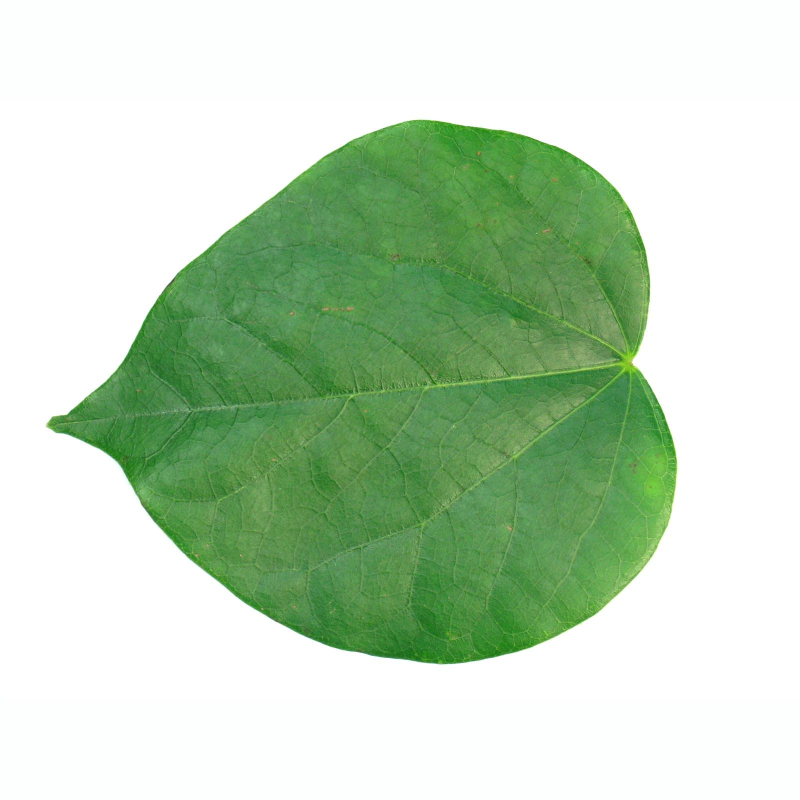
#> input picture uploaded_image.jpg, 1600 x 1600 px (shown at 1/2 size)
$ python -i leaf_utils.py   (imports and definitions only)
#> lines starting #> are read from the running program, lines starting #| are printed output that depends on the picture
import cv2
import numpy as np
from PIL import Image
from io import BytesIO
import math

class LeafImageProcessor:

    # [69 lines left out: functions get_background_color, resize_image_for_display, resize_image_for_display1, rotate_image, preprocess_image, extract_leaf_border, not called in this run]

    @staticmethod
    def split_horizontally(image):
        width, height = image.size
        midpoint = height // 2
        upper_crop = image.crop((0, 0, width, midpoint))
        lower_crop = image.crop((0, midpoint, width, height))
        return LeafImageProcessor.imageBanding_new(upper_crop),LeafImageProcessor.imageBanding_new(lower_crop)

    # [9 lines left out: function imageBanding, not called in this run]

    @staticmethod
    def imageBanding_new(img):
        if isinstance(img, np.ndarray):
            img = Image.fromarray(img)
        width, height = img.size
        diagonal = int(math.sqrt(width**2 + height**2))
        if width > height:
            padding = diagonal - width
        else:
            padding = diagonal - height
        new_size = max(width, height) + padding
        dominant_color = LeafImageProcessor.get_background_color(img)
        new_image = Image.new("RGB", (new_size, new_size), dominant_color)
        new_image.paste(img, ((new_size - width) // 2, (new_size - height) // 2))
        return new_image

    # [21 lines left out: functions split_vertically, split_leaf_border, convert_to_bytes, not called in this run]

    @staticmethod
    def get_background_color(image):
        image = image.convert("RGB")
        corners = [
        image.getpixel((0, 0)),  # Top-left
        image.getpixel((image.width - 1, 0)),  # Top-right
        image.getpixel((0, image.height - 1)),  # Bottom-left
        image.getpixel((image.width - 1, image.height - 1))  # Bottom-right
        ]
        avg_color = tuple(
        sum(corner[i] for corner in corners) // len(corners) for i in range(3)
    )
        return avg_color

    # [9 lines of commented-out code are left out]

    # [26 lines left out: functions preprocess_for_model_old, preprocess_for_model, saveImageFile, not called in this run]


>>> from PIL import Image
>>> picture = Image.open('uploaded_image.jpg')
#> picture is the input picture: PIL image 1600x1600 RGB; mean R, G, B 192, 214.9, 188.5
>>> result = LeafImageProcessor().split_horizontally(picture)
#> in split_horizontally, `upper_crop = image.crop((0, 0, width, midpoint))`:
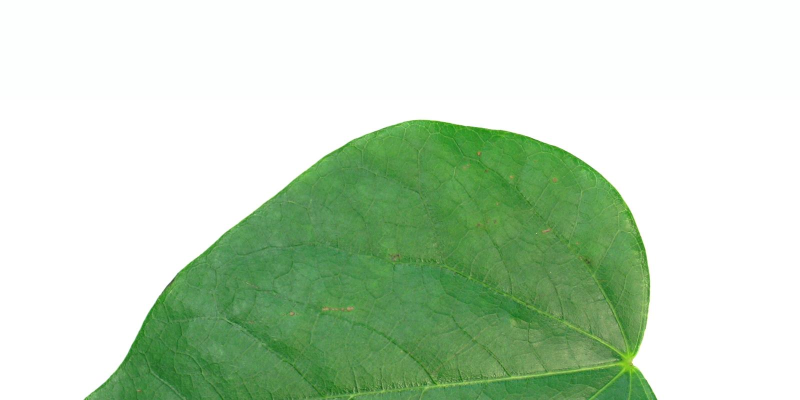
#> upper_crop: PIL image 1600x800 RGB (shown at 1/2 size); mean R, G, B 193.5, 215.8, 190.2
#> in split_horizontally, `lower_crop = image.crop((0, midpoint, width, height))`:
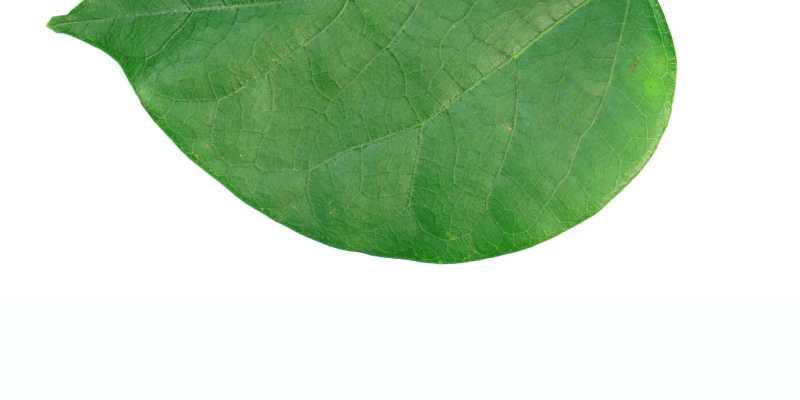
#> lower_crop: PIL image 1600x800 RGB (shown at 1/2 size); mean R, G, B 190.5, 214, 186.8
#> in get_background_color, `corners = [ image.getpixel((0, 0)),`: corners = [(253, 255, 254), (253, 255, 254), (255, 255, 255), (255, 255, 255)]
#> in get_background_color, `avg_color = tuple( sum(corner[i] for corner in corners) // len(corners..`: avg_color = (254, 255, 254)
#> in imageBanding_new, `new_image.paste(img, ((new_size - width) // 2, (new_size - height) // ..`:
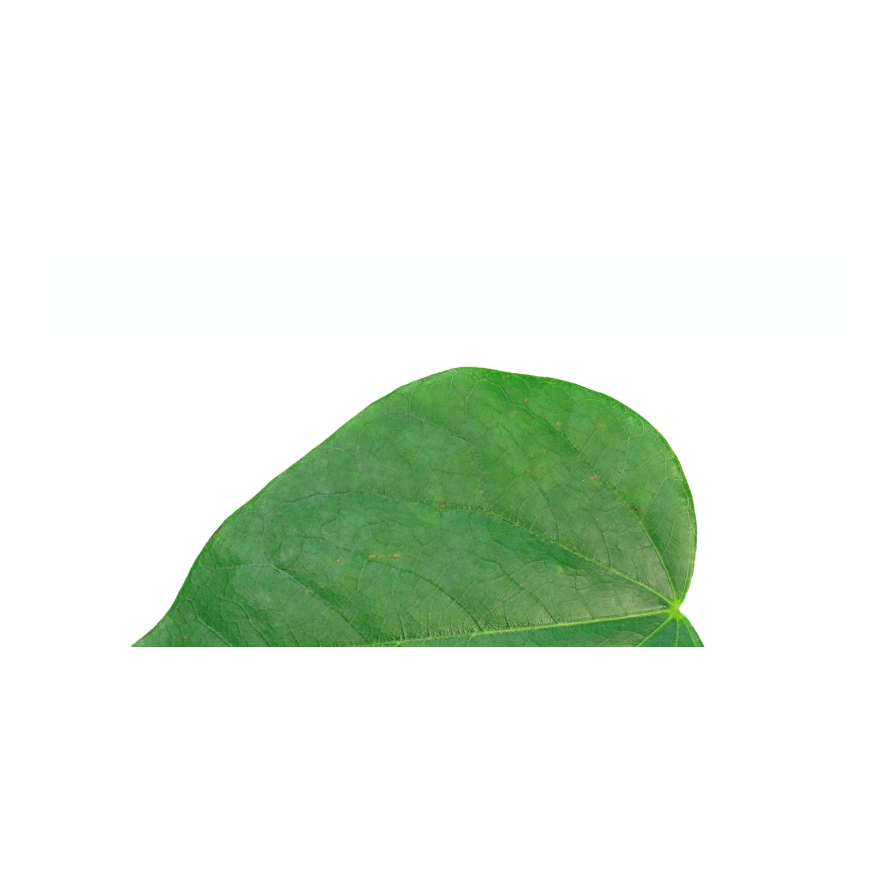
#> new_image: PIL image 1788x1788 RGB (shown at 1/2 size); mean R, G, B 229.8, 239.3, 228.5
#> in imageBanding_new (call 2), `new_image.paste(img, ((new_size - width) // 2, (new_size - height) // ..`:
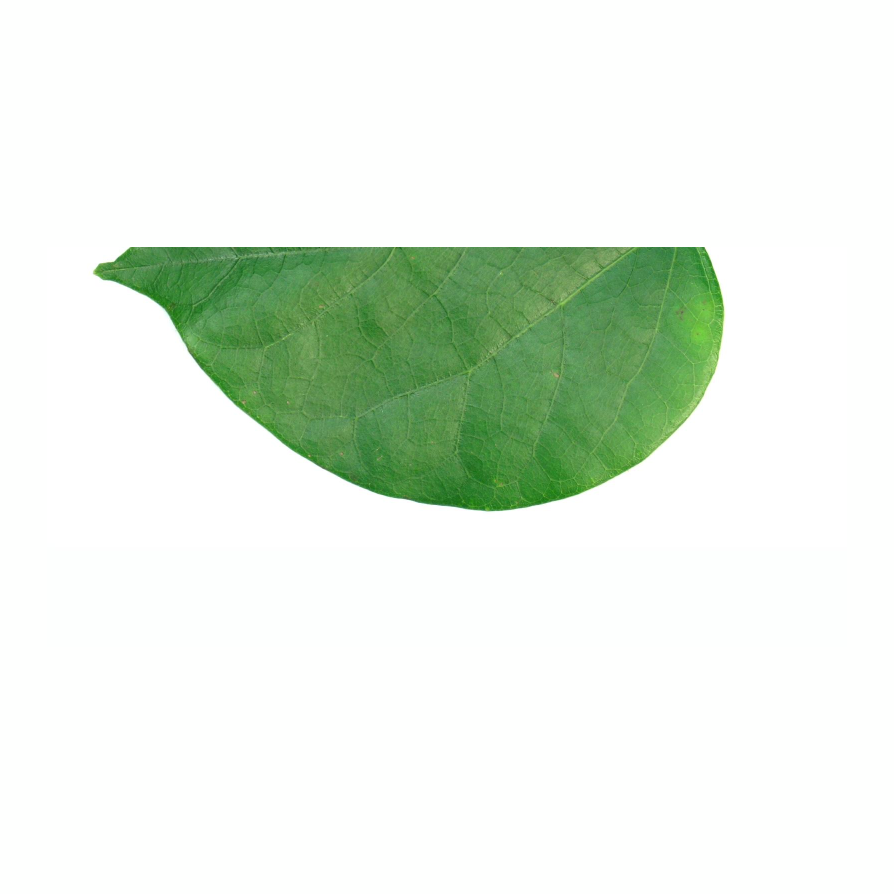
#> new_image: PIL image 1788x1788 RGB (shown at 1/2 size); mean R, G, B 228.6, 238.6, 227.1
